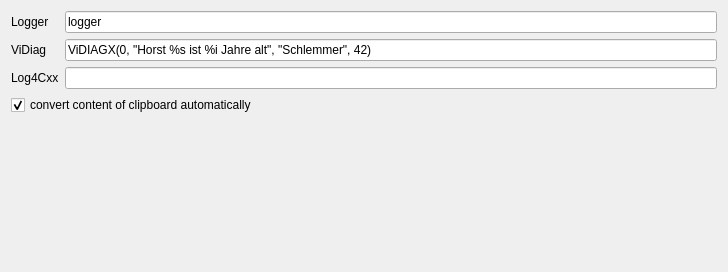
<?xml version="1.0" encoding="UTF-8"?>
<ui version="4.0">
 <class>ViDiagToLog4Cxx</class>
 <widget class="QWidget" name="ViDiagToLog4Cxx">
  <property name="geometry">
   <rect>
    <x>0</x>
    <y>0</y>
    <width>728</width>
    <height>272</height>
   </rect>
  </property>
  <property name="windowTitle">
   <string>ViDiagToLog4Cxx</string>
  </property>
  <layout class="QGridLayout" name="gridLayout">
   <item row="2" column="0">
    <widget class="QLabel" name="label_3">
     <property name="text">
      <string>Log4Cxx</string>
     </property>
    </widget>
   </item>
   <item row="1" column="1">
    <widget class="QLineEdit" name="lineEditViDiag">
     <property name="text">
      <string>ViDIAGX(0, &quot;Horst %s ist %i Jahre alt&quot;, &quot;Schlemmer&quot;, 42)</string>
     </property>
    </widget>
   </item>
   <item row="2" column="1">
    <widget class="QLineEdit" name="lineEditLog4Cxx"/>
   </item>
   <item row="0" column="1">
    <widget class="QLineEdit" name="lineEditLogger">
     <property name="text">
      <string>logger</string>
     </property>
    </widget>
   </item>
   <item row="0" column="0">
    <widget class="QLabel" name="label">
     <property name="text">
      <string>Logger</string>
     </property>
    </widget>
   </item>
   <item row="1" column="0">
    <widget class="QLabel" name="label_2">
     <property name="text">
      <string>ViDiag</string>
     </property>
    </widget>
   </item>
   <item row="4" column="0">
    <spacer name="verticalSpacer">
     <property name="orientation">
      <enum>Qt::Vertical</enum>
     </property>
     <property name="sizeHint" stdset="0">
      <size>
       <width>20</width>
       <height>201</height>
      </size>
     </property>
    </spacer>
   </item>
   <item row="3" column="0" colspan="2">
    <widget class="QCheckBox" name="checkBoxAutoConvert">
     <property name="text">
      <string>convert content of clipboard automatically</string>
     </property>
     <property name="checked">
      <bool>true</bool>
     </property>
    </widget>
   </item>
  </layout>
 </widget>
 <layoutdefault spacing="6" margin="11"/>
 <resources/>
 <connections/>
</ui>
